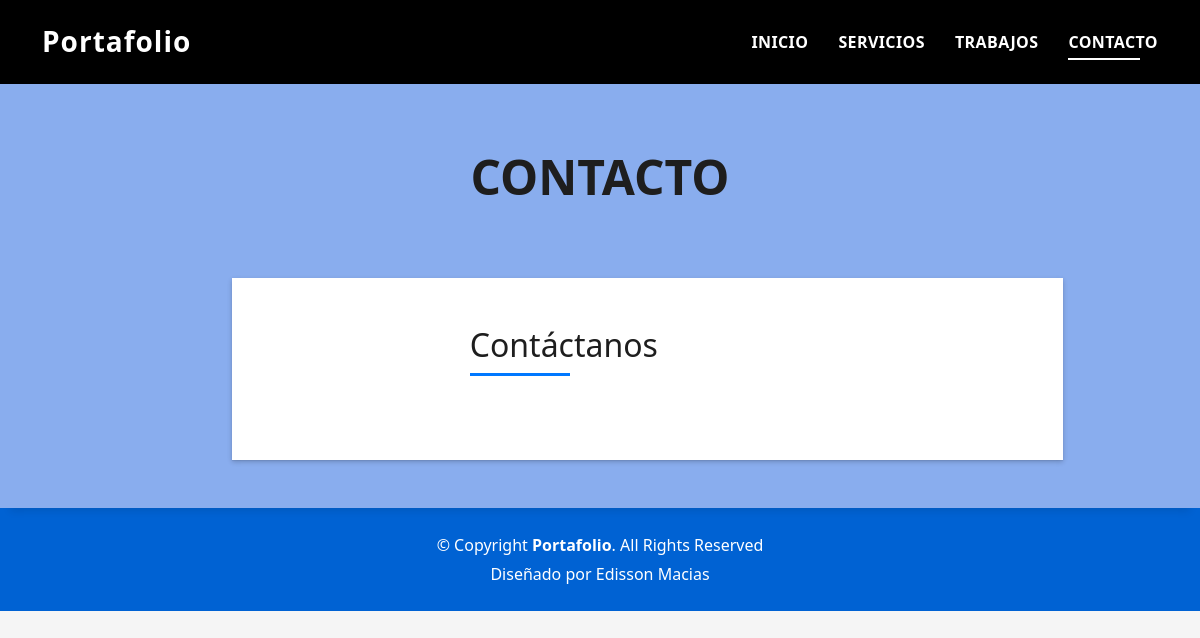
Before: /Contacto with the older database file.
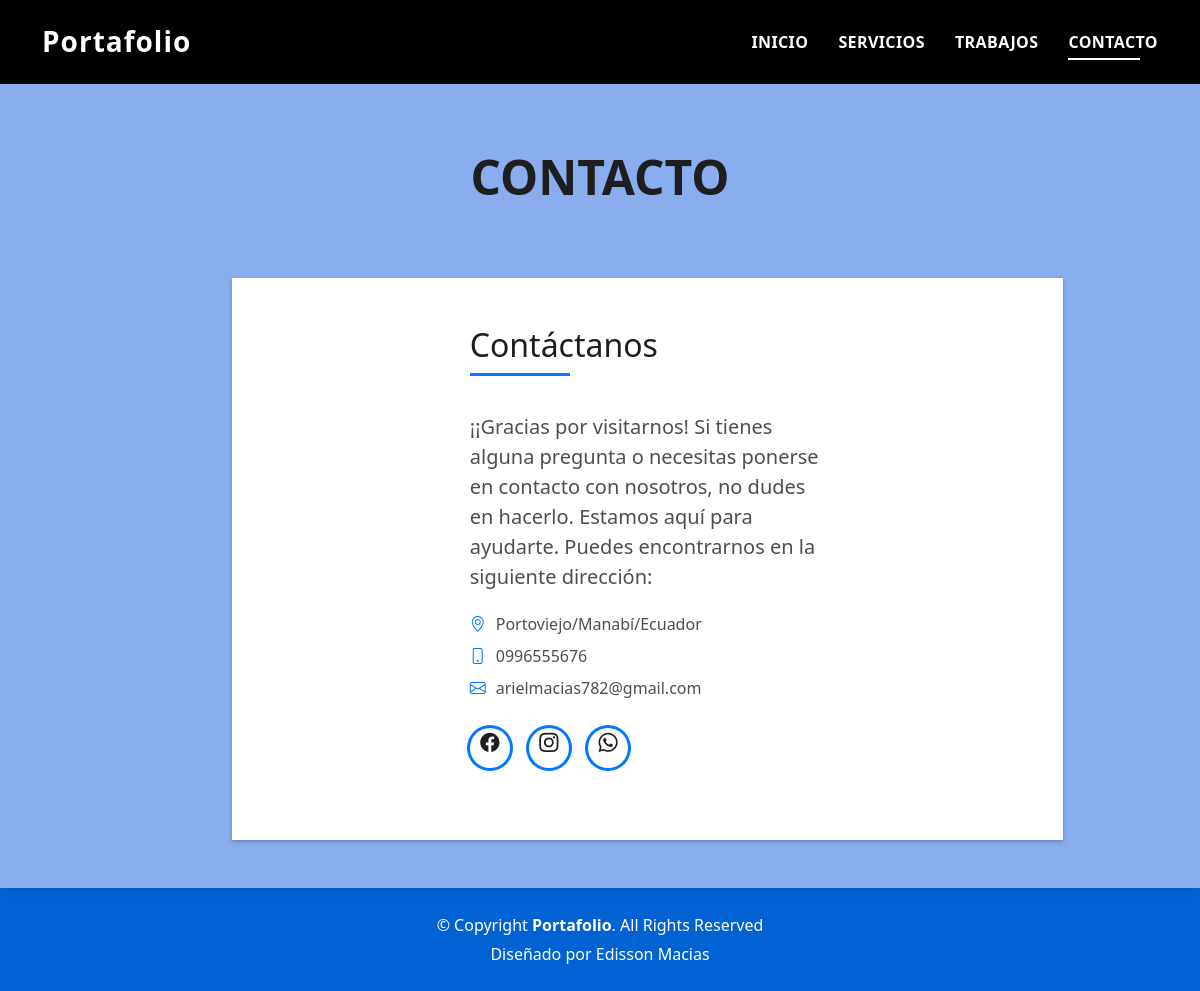
After: the same page with the newer database file.
### core/models.py (models this page shows, shortened)
class Contacto(models.Model):
    msj = models.TextField(verbose_name="Mensaje")
    drc = models.CharField(max_length=200, verbose_name="Direccion")
    fcb = models.URLField(max_length=300, verbose_name="Enlace a Facebook")
    itg = models.URLField(max_length=300, verbose_name="Enlace a Instagram")
    wsp = models.URLField(max_length=300, verbose_name="Enlace a Whatsapp")
    about = models.ManyToManyField(About)
    created = models.DateTimeField(auto_now_add=True, verbose_name="Fecha de Creacion")
    updated = models.DateTimeField(auto_now=True, verbose_name="Fecha de Modificacion")
    class Meta:
        verbose_name = 'Contacto'
        verbose_name_plural = 'Contactos'
        ordering = ["-created"]

class About(models.Model):
    Nom = models.CharField(max_length=100, verbose_name="Nombres")
    Apell = models.CharField(max_length=100, verbose_name="Apellidos")
    Tit = models.CharField(max_length=100, verbose_name="Titulo")
    perfil = models.CharField(max_length=100, verbose_name="Perfil")
    tel = models.CharField(max_length=100, verbose_name="Telefono")
    email = models.CharField(max_length=100, verbose_name="Email")
    Descrip = models.TextField(verbose_name="Descripcion")
    created = models.DateTimeField(auto_now_add=True, verbose_name="Fecha de Creacion")
    updated = models.DateTimeField(auto_now=True, verbose_name="Fecha de Modificacion")
    class Meta:
        verbose_name = 'Acerca de mi'
        verbose_name_plural = 'Acerca de mi'
        ordering = ["-created"]

### core/views.py (the view)
# urls.py: path('Contacto',Contacto.as_view(),name="Contacto")
class Contacto(TemplateView):
    template_name = 'core/Contacto.html'
    def get(self, request):
        about = get_object_or_404(About)
        contacto = about.contacto_set.all()
        return render(request, self.template_name,{'about':about, 'contacto':contacto})

### core/templates/core/Contacto.html
{% extends 'core/home.html' %}
{% block class %}style="background-color: black;"{% endblock %}
{% block link5 %}active{% endblock %}
{% block content %}
{% load static %}
<section id="contact" class="paralax-mf footer-paralax bg-image route" style="background-color: rgb(137, 173, 238);">
    <h1 class="title-a text-center">Contacto</h1>
    <div class="container">
      <div class="row">
        <div class="col-sm-9 offset-md-2">
          <div class="contact-mf">
            <div id="contact" class="box-shadow-full">
              <div class="row">
                <div class="col-md-6 offset-md-3">
                  <div class="title-box-2 pt-4 pt-md-0">
                    <h5 class="title-left">
                      Contáctanos
                    </h5>
                  </div>
                  {% for contacto in contacto %}
                  <div class="more-info">
                    <p class="lead">
                      ¡{{contacto.msj}}
                    </p>
                    <ul class="list-ico">
                      <li><span class="bi bi-geo-alt"></span>{{contacto.drc}}</li>
                      <li><span class="bi bi-phone"></span>{{about.tel}}</li>
                      <li><span class="bi bi-envelope"></span>{{about.email}}</li>
                    </ul>
                  </div>
                  <div class="socials">
                    <ul>
                      <li><a href="{{contacto.fcb}}"><span class="ico-circle"><i class="bi bi-facebook"></i></span></a></li>
                      <li><a href="{{contacto.itg}}"><span class="ico-circle"><i class="bi bi-instagram"></i></span></a></li>
                      <li><a href="{{contacto.wsp}}"><span class="ico-circle"><i class="bi bi-whatsapp"></i></span></a></li>
                    </ul>
                  </div>
                  {% endfor %}
                </div>
              </div>
            </div>
          </div>
        </div>
      </div>
    </div>
</section>
{% endblock%}

Changed rows visible on the page:
added Contacto: msj "¡Gracias por visitarnos! Si tienes alguna pregunta o necesitas ponerse en contacto con nosotros, no dudes en hacerlo. Estamos aquí para ayudarte. Puedes encontrarnos en la siguiente dirección:", drc "Portoviejo/Manabí/Ecuador"
now on this page (row unchanged): About: tel "0996555676", email "arielmacias782@gmail.com"
